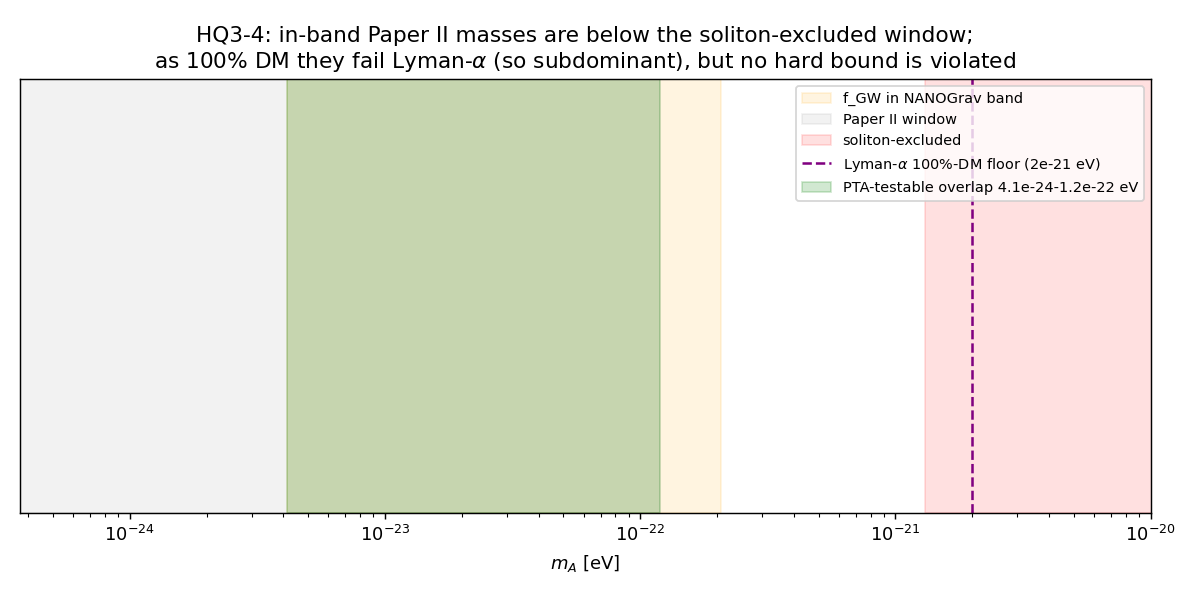

Write the Python code that produced this figure.
"""HQ3_4_constraints.py -- cross-constraints on the m_A PTA interpretation.

Charter HQ3-4.  Checks that an m_A whose f_GW is in the PTA band does not violate
existing bounds:

  1. BBN (Delta N_eff): the PROPAGATING SGWB radiated by m_A is a generous ceiling
     ~Psi_c^2; integrated it is far below the Delta N_eff < 0.3 bound (no extra
     radiation).  The KR line carries no propagating energy either.
  2. CMB: integrated Omega_GW h^2 << 1e-5 -> no spectral distortion.
  3. Lyman-alpha (inherited from FM4/FN3): m_A as 100% DM survives only at the top of
     the window (~2e-21 floor > Paper II ceiling 1.2e-22) -> for in-band masses m_A is
     SUBDOMINANT, which lowers the KR amplitude proportionally.
  4. Soliton-excluded window 1.3e-21 - 1.4e-20 eV: the in-band Paper II masses
     (<=1.2e-22 eV) sit BELOW it -> not affected.

Writes a JSON ledger + figure.  All bounds COMPARISON ONLY.
"""
from __future__ import annotations

import json
from pathlib import Path

import numpy as np
import matplotlib
matplotlib.use("Agg")
import matplotlib.pyplot as plt  # noqa: E402

import hq3_core as c  # noqa: E402

OUT = Path(__file__).resolve().parent
LYMAN_100PCT_FLOOR_EV = 2.0e-21      # FM4/FN3: m_A as 100% DM needs m >~ this


def main():
    # in-band representative masses
    masses = [4.14e-24, 1e-23, 3e-23, 1e-22, c.M_A_CEIL]

    # 1+2. radiated SGWB ceiling -> Delta N_eff.  Integrate ~ Psi_c^2 over ~1 e-fold.
    omega_gw_ceiling = max(float(c.omega_gw_propagating_bound(m)) for m in masses)
    omega_gw_h2_integrated = omega_gw_ceiling * c.H_LITTLE ** 2     # one decade, ceiling
    dNeff = float(c.delta_neff_from_omega_gw(omega_gw_h2_integrated))
    bbn_ok = dNeff < 0.3
    cmb_ok = omega_gw_h2_integrated < 1e-5

    # 3. Lyman-alpha: which in-band masses can be 100% DM?
    lyman = {f"{m:.2e}": bool(m >= LYMAN_100PCT_FLOOR_EV) for m in masses}
    any_100pct = any(lyman.values())

    # 4. soliton-excluded window
    soliton = {f"{m:.2e}": c.in_soliton_excluded(m) for m in masses}
    any_excluded = any(soliton.values())

    payload = {
        "bbn": {"omega_gw_ceiling": omega_gw_ceiling,
                "omega_gw_h2_integrated_ceiling": omega_gw_h2_integrated,
                "delta_Neff": dNeff, "bound": 0.3, "ok": bbn_ok},
        "cmb": {"omega_gw_h2_integrated": omega_gw_h2_integrated, "bound": 1e-5,
                "ok": cmb_ok},
        "lyman_alpha": {"floor_100pct_DM_eV": LYMAN_100PCT_FLOOR_EV,
                        "paper_II_ceiling_eV": c.M_A_CEIL,
                        "can_be_100pct_DM_in_band": lyman, "any": any_100pct,
                        "implication": "in-band masses are SUBDOMINANT DM -> KR "
                                       "amplitude scales down by the m_A fraction"},
        "soliton_excluded": {"window_eV": list(c.SOLITON_EXCL_EV),
                             "in_band_masses_excluded": soliton, "any": any_excluded},
        "all_ok": bbn_ok and cmb_ok and not any_excluded,
        "note": "all bounds COMPARISON ONLY; m_A from Paper II",
    }
    (OUT / "HQ3_4_constraints.json").write_text(json.dumps(payload, indent=2))

    print("=" * 74)
    print("HQ3-4  cross-constraints on the m_A PTA interpretation")
    print("=" * 74)
    print(f"  1. BBN  : radiated Omega_GW ceiling = {omega_gw_ceiling:.2e}, "
          f"Delta N_eff = {dNeff:.2e}  -> {'OK' if bbn_ok else 'VIOLATION'} (<0.3)")
    print(f"  2. CMB  : Omega_GW h^2 integrated = {omega_gw_h2_integrated:.2e}  "
          f"-> {'OK' if cmb_ok else 'VIOLATION'} (<1e-5)")
    print(f"  3. Lyman-alpha: 100%-DM floor {LYMAN_100PCT_FLOOR_EV:.1e} eV > "
          f"Paper II ceiling {c.M_A_CEIL:.1e} eV")
    print("       -> in-band m_A is SUBDOMINANT DM (KR amplitude scales with fraction)")
    print(f"  4. soliton-excluded {c.SOLITON_EXCL_EV[0]:.1e}-{c.SOLITON_EXCL_EV[1]:.1e} "
          f"eV: in-band masses excluded? {any_excluded}  (expect False)")
    print(f"  ALL constraints OK (excl. Lyman subdominance): {payload['all_ok']}")
    print(f"  saved {OUT/'HQ3_4_constraints.json'}")

    make_figure()
    return payload


def make_figure():
    fig, ax = plt.subplots(figsize=(9.2, 4.6))
    mm = np.logspace(np.log10(c.M_A_FLOOR), np.log10(1e-20), 400)

    # band-producing mass range (orange), Paper II window (grey), soliton-excluded (red)
    lo_b, hi_b = c.band_mass_window()
    ax.axvspan(lo_b, hi_b, color="orange", alpha=0.12, label="f_GW in NANOGrav band")
    ax.axvspan(c.M_A_FLOOR, c.M_A_CEIL, color="grey", alpha=0.10, label="Paper II window")
    ax.axvspan(*c.SOLITON_EXCL_EV, color="red", alpha=0.12, label="soliton-excluded")
    ax.axvline(LYMAN_100PCT_FLOOR_EV, color="purple", ls="--", lw=1.4,
               label=r"Lyman-$\alpha$ 100%-DM floor (2e-21 eV)")

    # the overlap (testable PTA window) highlighted
    ov = c.overlap_with_paper_II()
    if ov:
        ax.axvspan(ov[0], ov[1], color="green", alpha=0.18,
                   label=f"PTA-testable overlap {ov[0]:.1e}-{ov[1]:.1e} eV")

    ax.set_xscale("log")
    ax.set_yticks([])
    ax.set_xlabel(r"$m_A$ [eV]")
    ax.set_title("HQ3-4: in-band Paper II masses are below the soliton-excluded window;\n"
                 "as 100% DM they fail Lyman-$\\alpha$ (so subdominant), but no hard bound is violated")
    ax.legend(fontsize=8, loc="upper right", ncol=1)
    ax.set_xlim(c.M_A_FLOOR, 1e-20)
    fig.tight_layout()
    fig.savefig(OUT / "HQ3_4_constraints.png", dpi=130)
    print(f"  saved {OUT/'HQ3_4_constraints.png'}")


if __name__ == "__main__":
    main()
